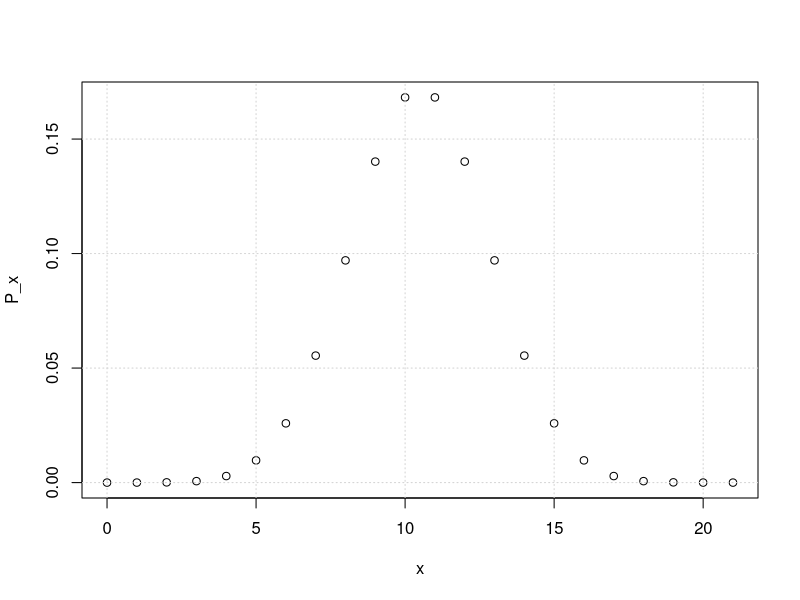
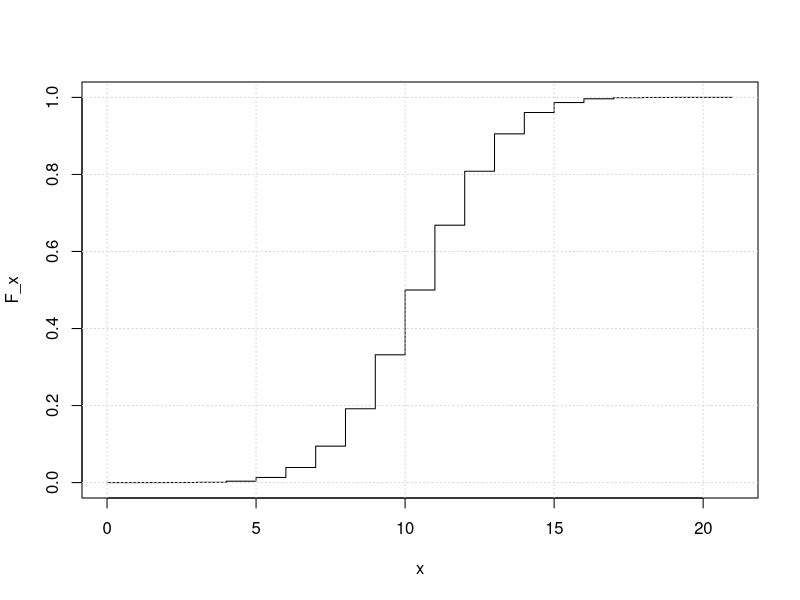
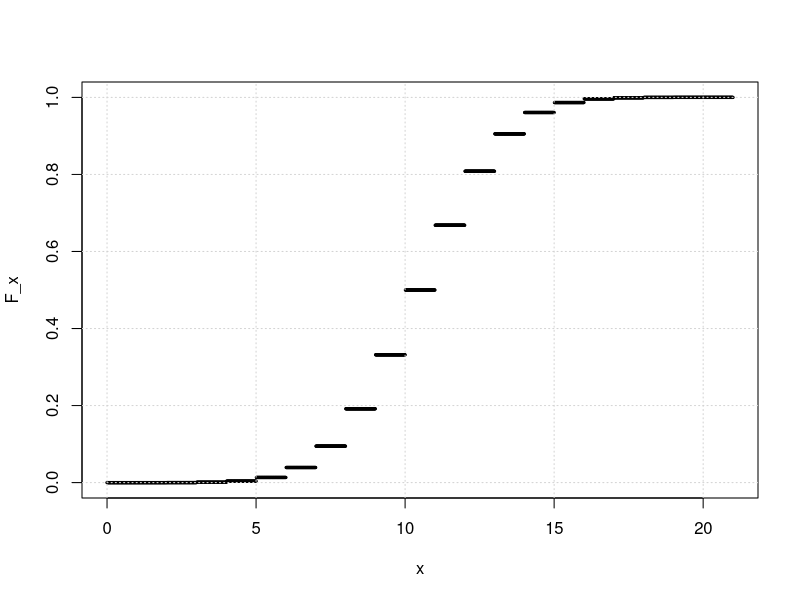
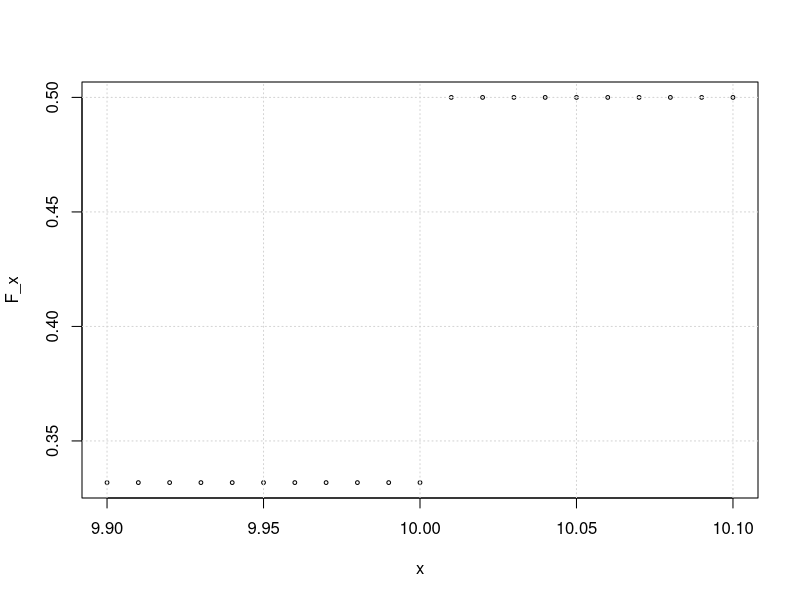
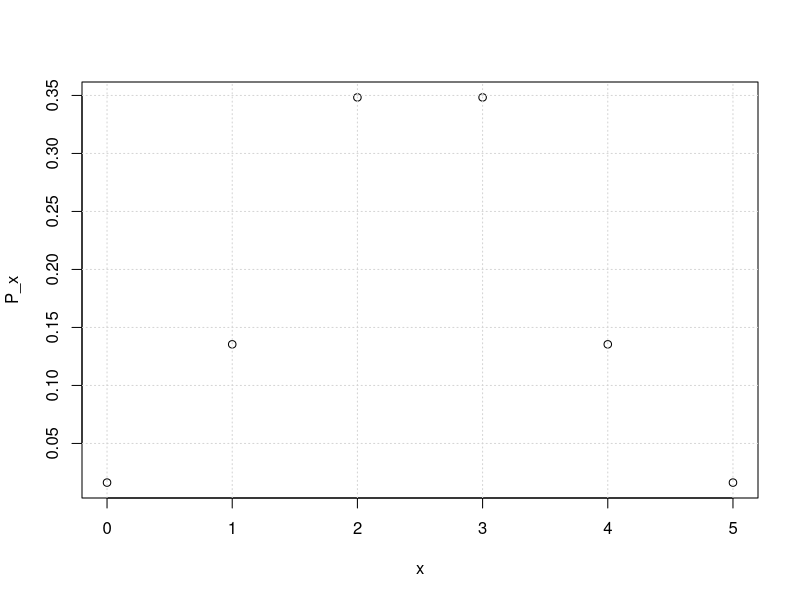
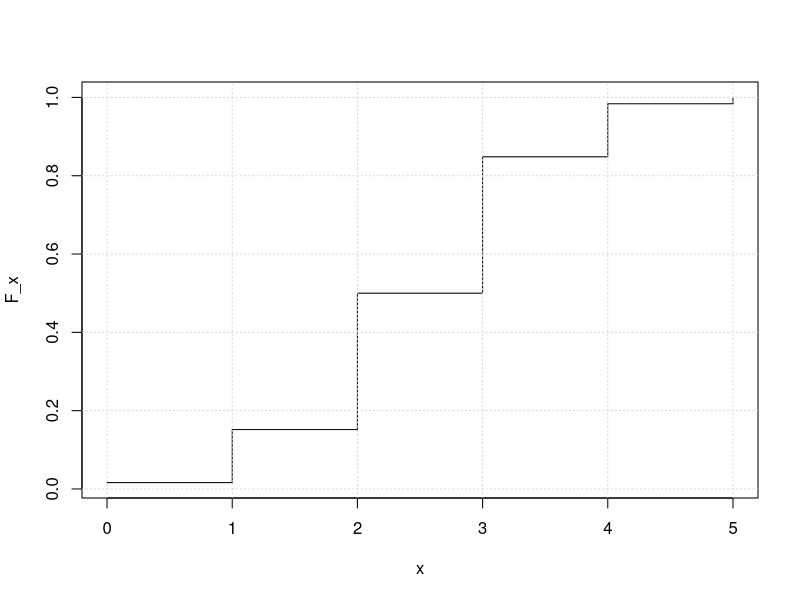
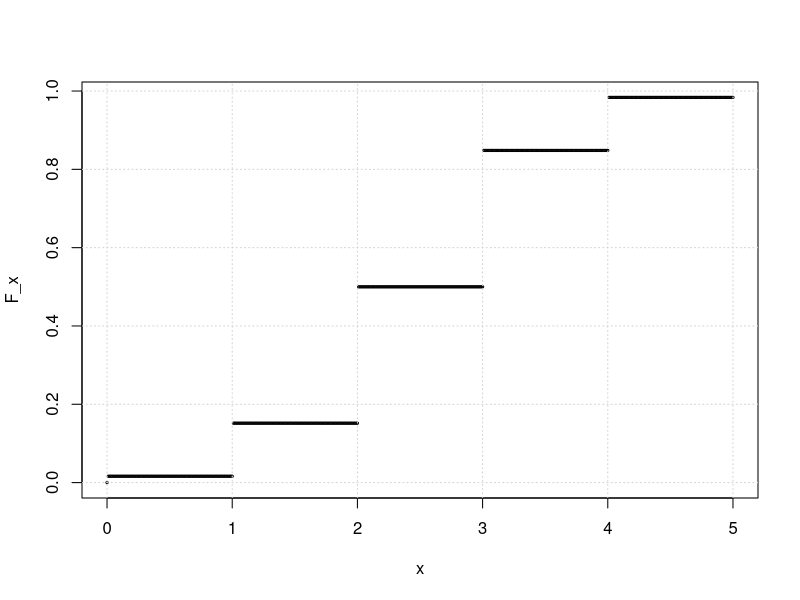
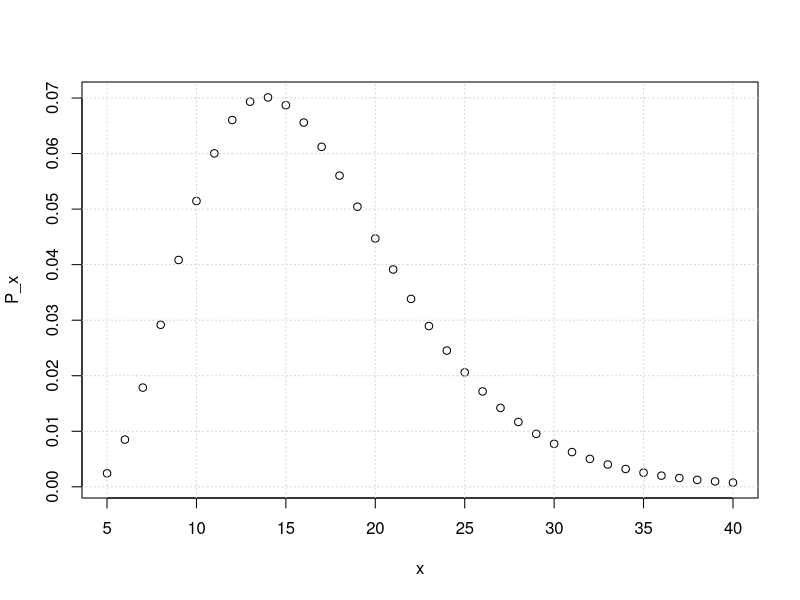

The R source for these figures, in order: (Note: this script raises an error after producing the figures.)
# ......................................................................................
# ...............Cvičení 5 - Vybraná rozdělení diskrétní náhodné veličiny...............
# ..................Martina Litschmannová, Adéla Vrtková, Michal Béreš..................
# ......................................................................................

# Nezobrazuje-li se vám text korektně, nastavte File \ Reopen with Encoding... na UTF-8
# Pro zobrazení obsahu skriptu použijte CTRL+SHIFT+O
# Pro spouštění příkazů v jednotlivých řádcích použijte CTRL+ENTER

#  Přehled rozdělení a jejich funkcí ####
# * Úvod: Pravděpodobnostní, kumulativní pravděpodobnostní a distribuční) a Kvantilová ####
# funkce
# ** Pravděpodobnostní funkce ####
# - začíná písmenkem **d**: P(X = x): d...(x, ...)
#
# ** Kumulativní pravděpodobnostní funkce ####
# - začíná písmenkem **p**: P(X<=x): p...(x, ...)
# - někteří autoři takto definují distribuční funkci
#
# ** Distribuční funkce ####
# - nutno dopočíst: F(x) = P(X<x) = P(X<=x)-P(X=x) nebo
# - v případě vybraných rozdělení DNV: F(x) = P(X<x) = P(X<=x-1)
#
# ** Nalezení nejmenšího x, pro které platí P(X <= x)>=q (pro dané q) ####
# - začíná písmenkem **q**: q...(p,...)
#
# ** Kvantilová funkce (inverze dist. fce) pro vybraná rozdělení DNV ####
# - hledá nejmenší x, pro které je F(x)>=p (pro dané p),
#   tj. nejmenší x, pro které je P(X<x)>=p
# - funkce začínající písmenkem **q** zvýšená o 1: q...(p,...) + 1

# * Ukázka modelování binomické náhodné veličiny X~Bi(n = 21, π = 0.5) ####

# Binomické rozdělení: X~Bi(n, π)
# - počet úspěchů v n Bernoulliho pokusech
# - v každém pokusu je pravděpodobnost úspěchu π

# parametry rozdělení
n = 21   # rozsah výběru
p = 0.5  # pravděpodobnost úspěchu

# ** Výpočet P(X = x) ####
x = 10   # hodnota, pro níž hledáme p-stní funkci
dbinom(x, n, p)

dbinom(3.2, n, p) # ukázka výpočtu p-stní funkce v bodě,
# v němž je p-stní funkce nulová

options(warn=-1) # tímto se dají vypnout warningy

dbinom(3.2, n, p)

options(warn=0) # tímto se dají warningy zase zapnout

# ** Výpočet a graf pravděpodobnostní funkce ####
x = 0:n # nastavení možných hodnot x (minimálně 0, maximálně n)
P_x = dbinom(x, n, p)
P_x
plot(x, P_x)
grid()

# ** Výpočet P(X <= x) ####
x = 10   # hodnota, pro níž hledáme kumulativní p-stní funkci
pbinom(x, n, p)

# ** Výpočet F(x) = P(X < x) ####
x = 10   # hodnota, pro níž hledáme distribuční funkci
pbinom(x, n, p) - dbinom(x, n, p)
# nebo
pbinom(x - 1, n, p)

# ** Výpočet a graf distribuční funkce ####
x = 0:n # nastavení možných hodnot x (minimálně 0, maximálně n)
P_x = dbinom(x, n, p) # pravděpodobnostní funkce
F_x = cumsum(P_x)
plot(x, F_x, type='s')
grid()

# nebo
x = seq(0, 21, 0.01) # minimálně 0, maximálně n
F_x = pbinom(x, n, p) - dbinom(x,n,p)
plot(x, F_x, cex=0.3)
grid()


# Zkontrolujeme korektnost na okolí x = 10
x = seq(9.9, 10.1, 0.01) # minimálně 0, maximálně n
options(warn=-1)
F_x = pbinom(x, n, p) - dbinom(x, n, p)
options(warn=0)
plot(x, F_x, cex=0.5)
grid()

# ** Nalezení nejmenšího x, pro které platí P(X <= x)>=q (pro dané q) ####
q = 0.7
qbinom(q, n, p)

# Ověření správnosti řešení
pbinom(11, n, p)
pbinom(12, n, p)


# ** Kvantilová funkce ####
# tj. nalezení nejmenšího x, pro které platí F(x)>=q (pro dané q)
q = 0.7   # pravděpodobnost pro kterou hledáme kvantil

qbinom(q, n, p) + 1

# Ověření správnosti řešení
pbinom(12, n, p) - dbinom(12, n, p)
pbinom(13, n, p) - dbinom(13, n, p)

# * Ukázka modelování hypergeometrické náhodné veličiny X~H(N = 20,M = 5, n = 10) ####

# Hypergeometrické rozdělení: X ~ H(N, M, n)
# - počet úspěchů v n závislých pokusech
# - závislost typu:
#  - Je dáno N objektů,
#  - z toho M objektů se zadanou vlastností,
#  - provádíme výběr (bez vracení) o rozsahu n
# Pro výběr bez vracení je charakteristické, že p-st výběru objektu s danou vlastností se
# s každým dalším vybraným objektem mění
# - Funkce v R bere jako parametry *hyper(x, M, N - M, n)**
#  - x je počet úspěchů pro které počítáme pravděpodobnost,
#  - M je počet objektů se zadanou vlastností,
#  - N-M je počet objektů bez zadané vlastnosti,
#  - n je rozsah výběru.

# parametry rozdělení
N = 20  # celkový počet objektů
M = 5   # z toho se zadanou vlastností
n = 10  # rozsah výběru


# ** Výpočet P(X = x) ####
x = 5   # hodnota, pro níž hledáme p-stní funkci
dhyper(x, M, N - M, n)

# ** Výpočet a graf pravděpodobnostní funkce ####
x = 0:min(M,n) # nastavení možných hodnot x (minimálně 0, maximálně min(M, n))
P_x = dhyper(x, M, N - M, n)
P_x
plot(x, P_x)
grid()

# ** Výpočet P(X <= x) ####
x = 5   # hodnota, pro níž hledáme kumulativní p-stní funkci
phyper(x, M, N - M, n)

# ** Výpočet F(x) = P(X < x) ####
x = 5   # hodnota, pro níž hledáme distribuční funkci
phyper(x, M, N - M, n) - dhyper(x, M, N - M, n)
# nebo
phyper(x-1, M, N - M, n)

# ** Výpočet a graf distribuční funkce ####
x = 0:min(M,n) # nastavení možných hodnot x (minimálně 0, maximálně min(M, n))
P_x = dhyper(x, M, N - M, n) # pravděpodobnostní funkce
F_x = cumsum(P_x)
plot(x, F_x, type='s')
grid()

# nebo
x = seq(0, min(n,M), 0.01) # minimálně 0, maximálně n
F_x = phyper(x, M, N - M, n) - dhyper(x, M, N - M, n)
plot(x, F_x, cex=0.3)
grid()

# ** Nalezení nejmenšího x, pro které platí P(X <= x)>=q (pro dané q) ####
q = 0.7
qhyper(q, M, N - M, n)

# ** Kvantilová funkce ####
# tj. nalezení nejmenšího x, pro které platí F(x)>=q (pro dané q)
q = 0.7   # pravděpodobnost pro kterou hledáme kvantil

qhyper(q, M, N - M, n) + 1

# * Ukázka modelování negativně binomické náhodné veličiny X~NB(k = 5, π = 0.3)$ ####

# Negativně binomické rozdělení
# - počet nezávislých pokusů do k. úspěchu (včetně)
# - tj. v každém pokusu je p-st úspěchu π
# - POZOR! Negativně binomická NV je v R definována jako
#   počet neúspěchů před k. úspěchem, proto
#   P(X = x) budeme určovat jako dnbinom(x-k,k,p), atd.

# parametry rozdělení
k = 5     # požadovaný počet úspěchů
p = 0.3   # p-st úspěchu v jednotlivých pokusech

# ** Výpočet P(X = x) ####
x = 15   # hodnota, pro níž hledáme p-stní funkci
# pozor první argument musí být počet neúspěchů, nikoliv celkový počet pokusů,
# tj. x - k, nikoliv x
dnbinom(x - k, k, p)

# ** Výpočet a graf pravděpodobnostní funkce ####
max = 40  # odhadnutý maximální počet pokusů (teoreticky nekonečno)
x = k:max # nastavení možných hodnot x (minimálně k, maximálně nekonečno)
P_x = dnbinom(x - k, k, p)
P_x
plot(x, P_x)
grid()

# ** Výpočet P(X <= x) ####
x = 15   # hodnota, pro níž hledáme kumulativní p-stní funkci
pnbinom(x - k, k, p)

# ** Výpočet F(x) = P(X < x) ####
x = 15   # hodnota, pro níž hledáme distribuční funkci
pnbinom(x - k, k, p) - dnbinom(x - k, k, p)
# nebo
pnbinom(x - k - 1, k, p)


#ukol3.1
x=1:10
dat=dnbinom(x-2, 2,0.83)
plot(x, dat)
grid()
x=3
datb=1-pnbinom(x-2, 2, 0.83)
plot(x, datb)
grid()
#3.2
1-phyper(84, 300*0.9,300-(300*0.9), 100)
1-phyper(84, 300*0.9,300-(300*0.9), 100)
pnbinom(5-2, 2, 0.83) - pnbinom(2-2, 2, 0.83)
(1-phyper(89, 300*0.9, 300-(300*0.9), 100)) /(1-phyper(79, 300*0.9, 300-(300*0.9), 100))
1-pbinom(84, 100, 0.9)
1-pbinom(4, 10,  0.83)

1-pbinom(84, 100, 0.9)
#4
x=(85-3*12):(85+3*12)

hustota= function (x){
  dnorm(x, mean = 85, sd=12)
}
df = function (x){
  pnorm(x, mean = 85, sd=12)
}
plot(x, hustota(x), type = "l", xlab = "krevni tlak (mmHg)")
plot(x, df(x), type = "l", xlab = "krevni tlak (mmHg)")

1-pnorm(90, mean = 85, sd=12)
y=df(x)
polygon(c(90, x[x > 90], max(x)), c(0, y[x > 90], 0), col = "gray")

xfit = seq(min(dataS$kap5), max(dataS$kap5), length = 40)     # generování hodnot pro osu x
yfit = dnorm(xfit, mean = mean(dataS$kap5), sd = sd(dataS$kap5))  # generování hodnot pro osu y
lines(xfit, yfit, col = "black", lwd = 2)

x=(85-3*12):(85+3*12)
df = function (x){
  pnorm(x, mean = 85, sd=12)
}
plot(x, df(x), type = "l", xlab = "krevni tlak (mmHg)")
dec=qnorm(0.8,mean = 85,sd = 12)

polygon(c(min(x), x[x < dec], dec),c(0, y[x < dec], 0), col = "gray")
#dal ze skoly



pnbinom(5-2, 2, 0.83) - pnbinom(3-2, 2, 0.83)
pnbinom(10-4, 4, 0.83)
# ** Výpočet a graf distribuční funkce ####


max = 40  # odhadnutý maximální počet pokusů (teoreticky nekonečno)
x = k:max # nastavení možných hodnot x (minimálně k, maximálně nekonečno)
P_x = dnbinom(x - k, k, p) # pravděpodobnostní funkce
F_x = cumsum(P_x)
plot(x, F_x, type='s')
grid()

# nebo
x = seq(k, max, 0.01) # minimálně k, maximálně nekonečno
F_x = pnbinom(x - k, k, p) - dnbinom(x - k, k, p)
plot(x, F_x, cex=0.3)
grid()

# ** Nalezení nejmenšího x, pro které platí P(X <= x)>=q (pro dané q) ####
q = 0.7
qnbinom(q, k, p) + k

# ** Kvantilová funkce ####
# tj. nalezení nejmenšího x, pro které platí F(x)>=q (pro dané q)
q = 0.7   # pravděpodobnost pro kterou hledáme kvantil
qnbinom(q, k, p) + k + 1

# * Ukázka modelování Poissonovy náhodné veličiny X~Po(λt = 10)$ ####

# Poissonovo rozdělení
# - počet událostí v Poissonově procesu v uzavřené oblasti (v čase, na ploše, v objemu)
# - proces musí splňovat podmínky ordinarity, stacionarity a beznáslednosti
# - parametr λt je roven střední hodnotě modelované NV

# parametry rozdělení
lt = 10     # λt je průměrný počet událostí v Poissonově procesu v uzavřené oblasti (v čase, na ploše, v objemu)

# ** Výpočet P(X = x) ####
x = 15   # hodnota, pro níž hledáme p-stní funkci
dpois(x, lt)

# ** Výpočet a graf pravděpodobnostní funkce ####
max = 30  # odhadnutý maximální počet události (teoreticky nekonečno)
x = 0:max # nastavení možných hodnot x (minimálně 0, maximálně nekonečno)
P_x = dpois(x, lt)
P_x
plot(x, P_x)
grid()

# ** Výpočet P(X <= x) ####
x = 15   # hodnota, pro níž hledáme kumulativní p-stní funkci
ppois(x, lt)

# ** Výpočet F(x) = P(X < x) ####
x = 15   # hodnota, pro níž hledáme distribuční funkci
ppois(x, lt) - dpois(x, lt)
# nebo
ppois(x - 1, lt)

# ** Výpočet a graf distribuční funkce ####
max = 30  # odhadnutý maximální počet pokusů (teoreticky nekonečno)
x = 0:max # nastavení možných hodnot x (minimálně 0, maximálně nekonečno)
P_x = dpois(x, lt) # pravděpodobnostní funkce
F_x = cumsum(P_x)
plot(x, F_x, type='s')
grid()

# nebo
x = seq(0, max, 0.01) # minimálně 0, maximálně nekonečno
F_x = ppois(x, lt) - dpois(x, lt)
plot(x, F_x, cex=0.3)
grid()

# ** Nalezení nejmenšího x, pro které platí P(X <= x)>=q (pro dané q) ####
q = 0.7
qpois(q, lt)

# ** Kvantilová funkce ####
# tj. nalezení nejmenšího x, pro které platí F(x)>=q (pro dané q)
q = 0.7   # pravděpodobnost pro kterou hledáme kvantil
qpois(q, lt) + 1

#  Příklady ####
# * Příklad 1. ####
# Bridž se hraje s 52 bridžovými kartami, které se rozdají mezi 4 hráče. Vždy 2 hráči
# hrají spolu. Při rozdávání (13 karet) jste dostali do rukou 2 esa. Jaká je
# pravděpodobnost, že váš partner bude mít zbývající dvě esa?


# X ... počet es mezi 13 kartami
# X ~ H(N = 39, M = 2, n = 13)
# parametry rozdělení
M = 2
N = 39 # 52-13
n = 13
# P(X = 2)
dhyper(2, M, N - M, n) # dhyper(2,2,37,13)

# graf pravděpodobnostní funkce
x = 0:M   # všechny možné realizace NV X
P_x = dhyper(x, M, N - M, n) # hodnoty pravděpodobnostní funkce pro x
plot(x, P_x)

# * Příklad 2. ####
# Pokusy se zjistilo, že radioaktivní látka vyzařuje během 7,5 s průměrně 3,87
# α-částice. Určete pravděpodobnost toho, že za 1 sekundu vyzáří tato látka alespoň
# jednu α-částici.

# X ... počet vyzářených alfa částic během 1 s
# X ~ Po(lt = 3.87/7.5)

# parametry rozdělení
lt = 3.87/7.5 # průměrný počet vyzářených alfa částic během 1 s

# P(X >= 1) = P(X > 0) = 1 - P(X <= 0)
1 - ppois(0, lt)

# graf pravděpodobnostní funkce
# teoreticky může být vyzářeno až nekonečně mnoho částic,
# od jisté hodnoty je pravděpodobnost zanedbatelná
max = 10 # teoreticky nekonečno
x = 0:max
P_x = dpois(x, lt) # hodnoty pravděpodobnostní funkce pro definovaná x
plot(x, P_x)

# * Příklad 3. ####
# Kamarád vás pošle do sklepa, abyste donesl(a) 4 lahvová piva - z toho dvě desítky a
# dvě dvanáctky. Nevíte, kde rozsvítit, proto vezmete z basy poslepu 4 láhve. S jakou
# pravděpodobností jste vyhověl(a), víte-li, že v base bylo celkem 10 desítek a 6
# dvanáctek?

# X ... počet 10°piv mezi 4 vybranými
# X ~ H(N = 16, M = 10, n = 4)

# parametry rozdělení
N = 16
M = 10
n = 4

# P(X = 2)
dhyper(2, M, N - M, n)

# graf pravděpodobnostní funkce
x = 0:4    # všechny možné realizace NV X
P_x = dhyper(x, M, N - M, n) # hodnoty pravděpodobnostní funkce pro definovaná x
plot(x, P_x)

# * Příklad 4. ####
# V jednom mililitru určitého dokonale rozmíchaného roztoku se v průměru nachází 15
# určitých mikroorganismů. Určete pravděpodobnost, že při náhodném výběru vzorku o
# objemu 1/2 mililitru bude ve zkumavce méně než 5 těchto mikroorganismu.

# X ... počet mikroorganismů v 0.5 ml roztoku
# X ~ Po(lt = 15/2)

# parametry rozdělení
lt = 15/2   # průměrný počet mikroorganismů v 0.5 ml roztoku

# P(X < 5) = P(X <= 4) = P(X <= 5) - P(X = 5)
ppois(4, lt)
# nebo
ppois(5,lt) - dpois(5,lt)

# graf pravděpodobnostní funkce
# teoreticky může být v roztoku až nekonečně mnoho mikroorganismů,
# od jisté hodnoty je pravděpodobnost zanedbatelná
max = 20 # teoreticky nekonečno
x = 0:max
p = dpois(x, lt) # hodnoty pravděpodobnostní funkce pro definovaná x
plot(x, p)

# * Příklad 5. ####
# Na stůl vysypeme 15 mincí. Jaká je pravděpodobnost, že počet mincí ležících lícem
# nahoře, je od 8 do 15?

# X ... počet mincí, které padnou lícem nahoru z celkového množství 15 mincí
# X ~ Bi(n = 15, p = 0.5)

# parametry rozdělení
n = 15
p = 0.5

# P(8 <= X <= 15) = P(X <= 15) - P(X < 8) = P(X <= 15) - P(X <= 7)
pbinom(15, n, p) - pbinom(7, n, p)

#jinak: P(8<=X<=15)=P(X>=8)= P(X>7)=1-P(X<=7) (podmínka X<=15 je zřejmá)
1 - pbinom(7, n, p)

# graf pravděpodobnostní funkce
x = 0:n    # všechny možné realizace NV X
P_x = dbinom(x, n, p) # hodnoty pravděpodobnostní funkce pro x
plot(x, P_x)

# * Příklad 6. ####
# Pravděpodobnost, že se dovoláme do studia rozhlasové stanice, která právě vyhlásila
# telefonickou soutěž je 0,08. Jaká je pravděpodobnost, že se dovoláme nejvýše na 4.
# pokus?

# X ... počet pokusů než se dovoláme do rozhlasového studia
# X ~ NB(k = 1,p = 0.08)

# parametry rozdělení
k = 1
p = 0.08

# P(X <= 4)
pnbinom(4 - k, k, p)

# graf pravděpodobnostní funkce
# teoreticky můžeme uskutečnit až nekonečně mnoho pokusů,
# od jisté hodnoty je pravděpodobnost zanedbatelná
max = 40 # teoreticky nekonečno
x = k:max
p = dnbinom(x - k, k, p) # hodnoty pravděpodobnostní funkce pro x
plot(x, p)

# * Příklad 7. ####
# V továrně se vyrobí denně 10 % vadných součástek. Jaká je pravděpodobnost, že
# vybereme-li třicet součástek z denní produkce, tak nejméně dvě budou vadné?

# X ... počet vadných součástek ze 30 vybraných
# X ~ Bi(n = 30, p = 0.1)

# parametry rozdělení
n = 30
p = 0.1

# P(X >= 2) = 1 - P(X < 2) = 1 - P(X <= 1)
1 - pbinom(1, n, p)

# nebo P(X >= 2) = 1 - (P(X=0) + P(X=1))
1 - (dbinom(0, n, p) + dbinom(1, n, p))

# graf pravděpodobnostní funkce
x = 0:n   # všechny možné realizace NV X
P_x = dbinom(x, n, p) # hodnoty pravděpodobnostní funkce pro x
plot(x,P_x)

# * Příklad 8. ####
# Ve skladu je 200 součástek. 10 % z nich je vadných. Jaká je pravděpodobnost, že
# vybereme-li ze skladu třicet součástek, tak nejméně dvě budou vadné?

# X ... počet vadných součástek ze 30 vybraných z 200
# X ~ H(N = 200, M = 20, n = 30)

# parametry rozdělení
N = 200
M = 20
n = 30

# P(X >= 2) = 1 - P(X < 2) = 1 - P(X <= 1)
1 - phyper(1, M, N - M, n)

# graf pravděpodobnostní funkce
x = 0:min(M,n)   # všechny možné realizace NV X
P_x = dhyper(x, M, N - M, n) # hodnoty pravděpodobnostní funkce pro x
plot(x, P_x)

# * Příklad 9. ####
# V určité firmě bylo zjištěno, že na 33 % počítačů je nainstalován nějaký nelegální
# software. Určete pravděpodobnostní a distribuční funkci počtu počítačů s nelegálním
# softwarem mezi třemi kontrolovanými počítači.

# X ... počet počítačů s nelegálním softwarem ze 3 kontrolovaných
# X ~ Bi(n = 3,p = 0.33)

# parametry rozdělení
n = 3
p = 0.33

# pravděpodobnostní funkce
x = 0:n  # všechny možné realizace NV X
P_x = dbinom(x, n, p) # hodnoty pravděpodobnostní funkce pro x

P_x = round(P_x, 3) # zaokrouhlení pravděpodobností na 3 des. místa
P_x[4] = 1 - sum(P_x[1:3]) # dopočet poslední hodnoty do 1

tab = rbind(x, P_x) # vytvoření tabulky pravděpodobnostní funkce
rownames(tab) = c("x", "P(x)")
tab

# graf pravděpodobnostní funkce
plot(x, P_x)

#distribuční funkce
cumsum(P_x) # zjednodušený výpis distribuční funkce

# * Příklad 10. ####
# Sportka je loterijní hra, v níž sázející tipuje šest čísel ze čtyřiceti devíti, která
# očekává, že padnou při budoucím slosování. K účasti ve hře je nutné zvolit alespoň
# jednu kombinaci 6 čísel (vždy 6 čísel na jeden sloupec) a pomocí křížků tato čísla
# označit na sázence společnosti Sazka a.s. do sloupců, počínaje sloupcem prvním.
# Sázející vyhrává v případě, že uhodne alespoň tři čísla z tažené šestice čísel. Jaká
# je pravděpodobnost, že proto, aby sázející vyhrál, bude muset vyplnit:

# ** a) ####
# právě tři sloupce,

# X … počet sloupců, které bude muset sázející vyplnit, aby vyhrál
# X ~ NB(k = 1, p = pp) pp neznáme, musíme je určit

# Nejdříve musíme určit p-st, že vyhrajeme při sázce v jednom sloupci (pp)

# Y ... počet uhádnutých čísel z 6 tažených ze 49
# Y ~ H(N = 49, M = 6, n = 6)

# parametry rozdělení
N = 49
M = 6
n = 6

# P-st uhádnutí alespoň 3 čísel v jednom sloupci
# P(Y >= 3) = 1 - P(Y < 3) = 1 - P(Y <= 2)
pp = 1 - phyper(2, M, N - M, n)
pp

# dále můžeme přistoupit k vlastnímu řešení zadané úlohy
# X ~ NB(k = 1, p = pp)

# parametry rozdělení
k = 1
p = pp

# P(X = 3)
dnbinom(3 - k, k, pp)

# ** b)  ####
# alespoň 5 sloupců,


# b) P(X >= 5) = 1 - P(X < 5) = 1 - P(X <= 4)

1 - pnbinom(4 - k, k, pp)

# ** c) ####
# méně než 10 sloupců,


# c) P(X < 10) = P(X <= 9)
pnbinom(9 - k, k, pp)

# ** d) ####
# více než 5 a nejvýše 10 sloupců?


# P(5 < X <= 10) = P(X <= 10) - P(X <= 5)
pnbinom(10 - k, k, pp)-pnbinom(5 - k, k, pp)